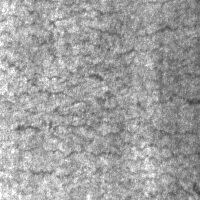
#> input picture data/neu_surface_defect/crazing_1.jpg, 200 x 200 px; its folder holds only this picture in this run
$ python baseline_cv.py
#> lines starting #> are read from the running program, lines starting #| are printed output that depends on the picture; after the words box and inside, x2 and y2 are one past the last pixel; in counts of white or black regions, pixels touching at a corner belong together
import cv2
import numpy as np
import os
import sys

# Get project root (folder above 'classical_cv')
PROJECT_ROOT = os.path.dirname(os.path.dirname(os.path.abspath(__file__)))

# Folder with your NEU images
IMG_DIR = os.path.join(PROJECT_ROOT, "data", "neu_surface_defect")

# Output folder
OUT_DIR = os.path.join(PROJECT_ROOT, "results", "classical")
os.makedirs(OUT_DIR, exist_ok=True)


def get_example_image_path():
    """Pick the first .jpg/.png image from the neu_surface_defect folder."""
    if not os.path.isdir(IMG_DIR):
        raise FileNotFoundError(f"Image directory not found: {IMG_DIR}")

    candidates = [
        f for f in os.listdir(IMG_DIR)
        if f.lower().endswith((".jpg", ".jpeg", ".png", ".bmp", ".tif", ".tiff"))
    ]

    if not candidates:
        raise FileNotFoundError(
            f"No image files found in {IMG_DIR}. "
            "Make sure your NEU dataset images are inside this folder."
        )

    # Just take the first one
    first_img = candidates[0]
    return os.path.join(IMG_DIR, first_img)


def main():
    img_path = get_example_image_path()
    print(f"Using example image: {img_path}")

    # 1) Read image (as grayscale)
    img = cv2.imread(img_path, cv2.IMREAD_GRAYSCALE)
#> img is the input picture: shape (200, 200); min 60, max 255, mean 160.6
    if img is None:
        raise FileNotFoundError(f"Could not load image at: {img_path}")

    # 2) Slight blur to reduce noise
    blur = cv2.GaussianBlur(img, (5, 5), 0)
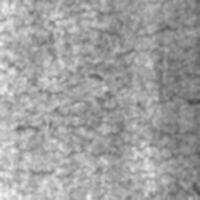
#> blur: shape (200, 200); min 74, max 244, mean 160.6

    # 3) Edge detection (Canny)
    edges = cv2.Canny(blur, threshold1=50, threshold2=150)
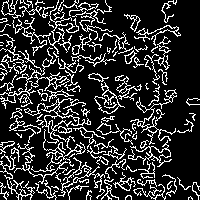
#> edges: shape (200, 200); 19.1% white in thin lines or dots

    # 4) Thresholding with Otsu (binary image)
    _, thresh = cv2.threshold(
        blur, 0, 255, cv2.THRESH_BINARY + cv2.THRESH_OTSU
    )
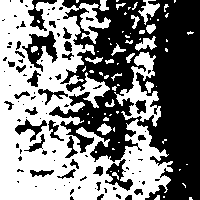
#> thresh: shape (200, 200); 50.1% white; 101 black regions (67 under 20 px), largest, box (x1, y1, x2, y2) and area: (49, 0, 200, 200) 16401, (22, 31, 58, 72) 614, (105, 159, 133, 191) 342

    # 5) Morphological opening to remove small noise
    kernel = np.ones((3, 3), np.uint8)
    opened = cv2.morphologyEx(thresh, cv2.MORPH_OPEN, kernel, iterations=1)
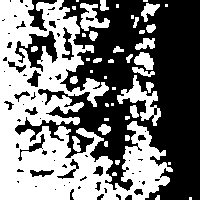
#> opened: shape (200, 200); 47.5% white; 44 white regions (18 under 20 px), largest, box (x1, y1, x2, y2) and area: (0, 0, 173, 200) 16088, (117, 75, 161, 126) 707, (80, 3, 110, 31) 421

    # 6) Dilate edges to make them thicker for visualization
    dilated = cv2.dilate(edges, kernel, iterations=1)
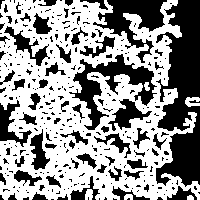
#> dilated: shape (200, 200); 57.9% white; 330 black regions (263 under 20 px), largest, box (x1, y1, x2, y2) and area: (156, 0, 200, 187) 5363, (69, 54, 157, 130) 2062, (93, 0, 167, 63) 1810

    # 7) Combine thresholded regions and edges
    combined = cv2.bitwise_or(opened, dilated)
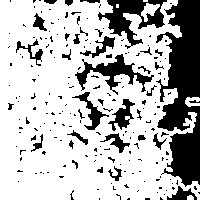
#> combined: shape (200, 200); 73.1% white; 201 black regions (164 under 20 px), largest, box (x1, y1, x2, y2) and area: (156, 0, 200, 187) 5168, (98, 0, 167, 49) 1343, (75, 54, 154, 95) 958

    # 8) Save intermediate results
    cv2.imwrite(os.path.join(OUT_DIR, "01_original.png"), img)
    cv2.imwrite(os.path.join(OUT_DIR, "02_blur.png"), blur)
    cv2.imwrite(os.path.join(OUT_DIR, "03_edges.png"), edges)
    cv2.imwrite(os.path.join(OUT_DIR, "04_thresh.png"), thresh)
    cv2.imwrite(os.path.join(OUT_DIR, "05_opened.png"), opened)
    cv2.imwrite(os.path.join(OUT_DIR, "06_dilated.png"), dilated)
    cv2.imwrite(os.path.join(OUT_DIR, "07_combined.png"), combined)

    print("Saved classical CV results in:", OUT_DIR)


if __name__ == "__main__":
    try:
        main()
    except Exception as e:
        print("Error:", e)
        sys.exit(1)
